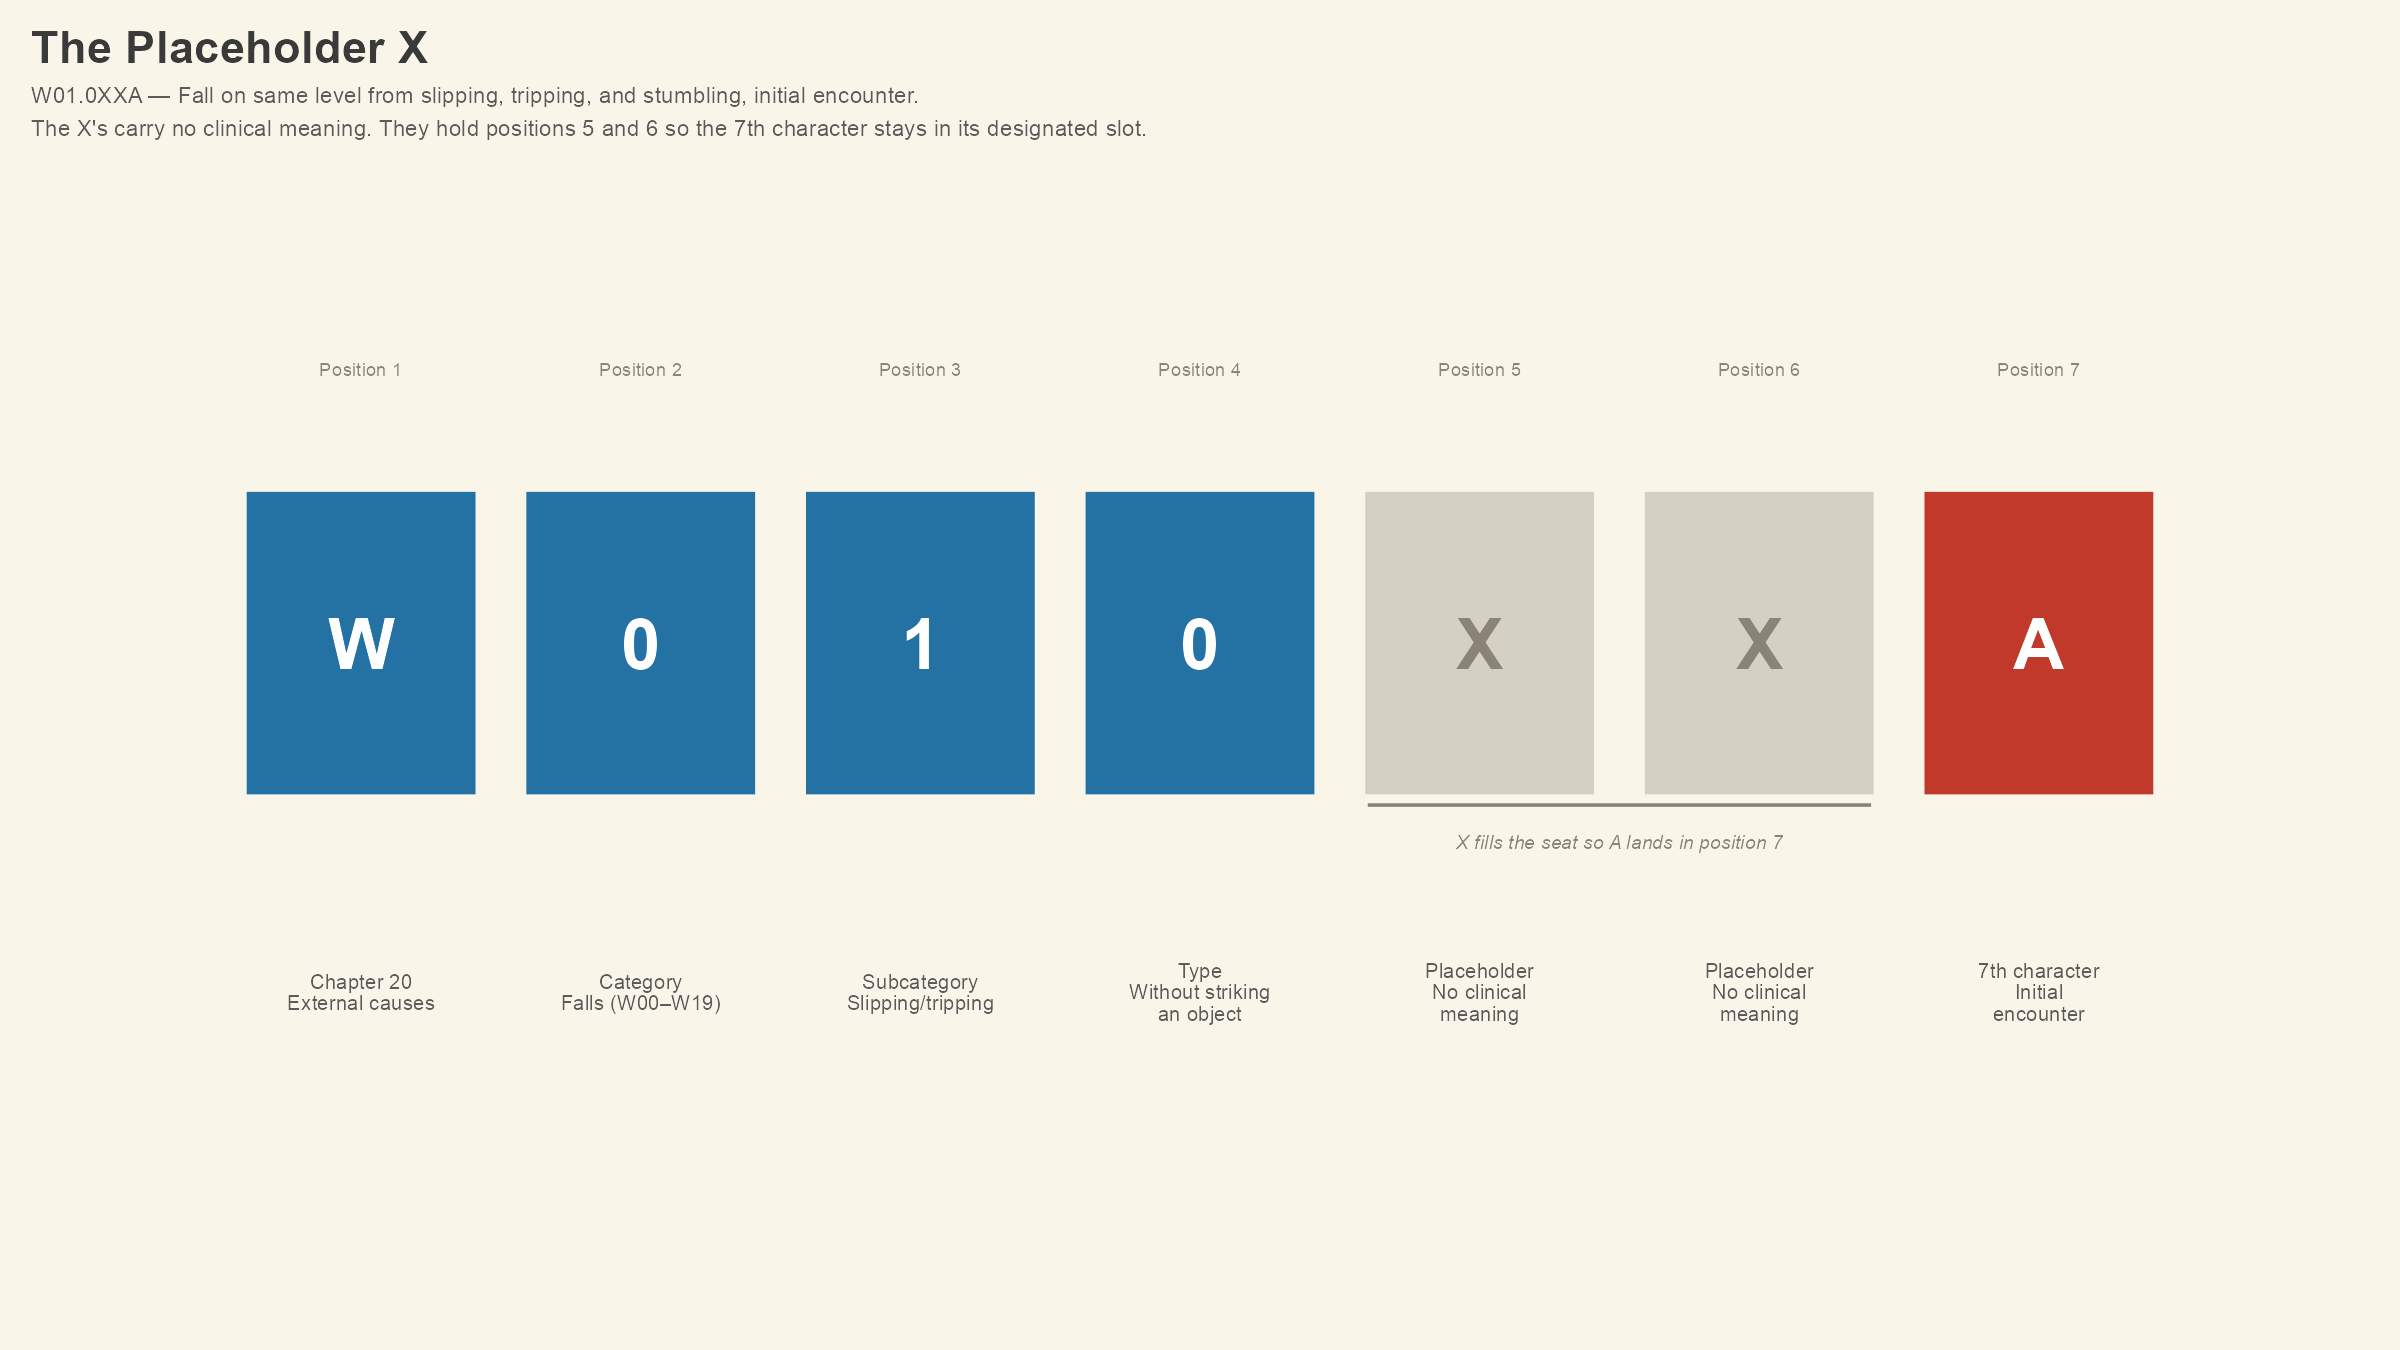

R code for this plot:
# Chart 3: The Placeholder X
# Copyright © 2026 Andrew R. Crocker

library(ggplot2)
library(dplyr)

theme_1950s <- function() {
  theme_minimal(base_family = "Arial", base_size = 14) +
    theme(
      plot.background = element_rect(fill = "#FAF5E9", color = NA),
      panel.background = element_rect(fill = "#FAF5E9", color = NA),
      panel.grid.major = element_line(color = "#E6DECA", linewidth = 0.6),
      panel.grid.minor = element_blank(),
      axis.title = element_text(face = "bold", color = "#3A3A3A"),
      axis.text = element_text(color = "#4A4A4A"),
      plot.title = element_text(face = "bold", size = 20, color = "#3A3A3A"),
      plot.subtitle = element_text(size = 13, color = "#5A5A5A"),
      plot.margin = margin(15, 15, 15, 15),
      legend.position = "none"
    )
}

data <- data.frame(
  x = 1:7,
  char = c("W", "0", "1", "0", "X", "X", "A"),
  position = paste("Position", 1:7),
  meaning = c(
    "Chapter 20\nExternal causes",
    "Category\nFalls (W00\u2013W19)",
    "Subcategory\nSlipping/tripping",
    "Type\nWithout striking\nan object",
    "Placeholder\nNo clinical\nmeaning",
    "Placeholder\nNo clinical\nmeaning",
    "7th character\nInitial\nencounter"
  ),
  fill = c("#2471A3", "#2471A3", "#2471A3", "#2471A3",
           "#D5D0C4", "#D5D0C4", "#C0392B"),
  text_color = c(rep("white", 4), "#8A8478", "#8A8478", "white")
)

p <- ggplot(data, aes(x = x, y = 0.6)) +
  geom_tile(aes(fill = fill), width = 0.85, height = 0.25,
            color = "#FAF5E9", linewidth = 2) +
  scale_fill_identity() +
  geom_text(aes(label = char, color = text_color), size = 12,
            fontface = "bold", family = "Arial") +
  scale_color_identity() +
  geom_text(aes(y = 0.82, label = position), size = 3.2, color = "#8A8478",
            family = "Arial") +
  geom_text(aes(y = 0.32, label = meaning), size = 3.5, color = "#5A5A5A",
            lineheight = 0.85, family = "Arial") +
  annotate("segment", x = 4.6, xend = 6.4, y = 0.47, yend = 0.47,
           color = "#8A8478", linewidth = 0.8) +
  annotate("text", x = 5.5, y = 0.44,
           label = "X fills the seat so A lands in position 7",
           size = 3.3, color = "#8A8478", fontface = "italic", family = "Arial") +
  coord_cartesian(xlim = c(0.2, 7.8), ylim = c(0.1, 0.95)) +
  labs(
    title = "The Placeholder X",
    subtitle = "W01.0XXA \u2014 Fall on same level from slipping, tripping, and stumbling, initial encounter.\nThe X's carry no clinical meaning. They hold positions 5 and 6 so the 7th character stays in its designated slot."
  ) +
  theme_1950s() +
  theme(
    panel.grid.major = element_blank(),
    axis.text = element_blank(),
    axis.title = element_blank(),
    plot.title = element_text(size = 22),
    plot.subtitle = element_text(size = 11, lineheight = 1.2)
  )

print(p)
ggsave("~/Downloads/chart3_placeholder_x.png", p, width = 16, height = 9,
       units = "in", dpi = 150, bg = "#FAF5E9")
